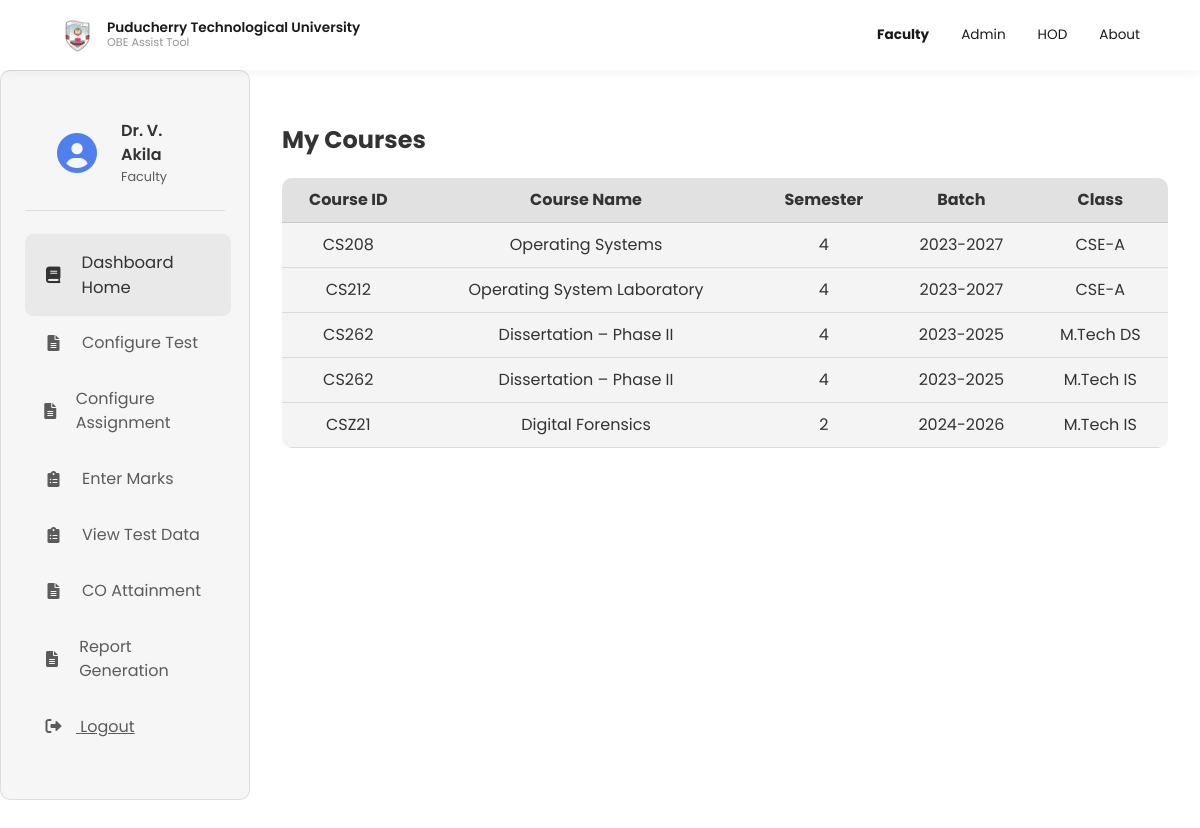
Screenshot of /B/Faculty/new_faculty_dashboard.php (signed in) with the database file from the repository.
### tables this page shows
CREATE TABLE `faculty` (
  `id` varchar(20) NOT NULL,
  `name` varchar(50) NOT NULL,
  `email` varchar(50) NOT NULL,
  `password` varchar(50) DEFAULT NULL,
  `role` varchar(20) NOT NULL
);

CREATE TABLE `faculty_course` (
  `id` int(11) NOT NULL,
  `faculty_id` varchar(20) DEFAULT NULL,
  `course_id` varchar(20) DEFAULT NULL,
  `section` char(1) DEFAULT NULL,
  `type` varchar(10) NOT NULL,
  `batch` varchar(20) NOT NULL
);

CREATE TABLE `course` (
  `code` varchar(20) NOT NULL,
  `name` varchar(50) NOT NULL,
  `credits` decimal(3,1) DEFAULT NULL,
  `no_of_co` int(11) NOT NULL,
  `semester` int(11) NOT NULL,
  `type` varchar(15) NOT NULL,
  `regulation` varchar(10) DEFAULT NULL,
  `course_type` varchar(10) DEFAULT NULL
);

### B/Faculty/new_faculty_dashboard.php (the view, shortened to what this page needs)
<?php
include '../config.php';
$faculty_id = $_SESSION['faculty_id'];
$sql = "SELECT name FROM faculty WHERE id = ?";
$stmt = $conn->prepare($sql);
$stmt->bind_param("i", $faculty_id);
$stmt->execute();
$result = $stmt->get_result();
$row = $result->fetch_assoc();
$faculty_name = $row['name'];
$sql = "SELECT c.code, c.name, c.semester, fc.section, fc.id AS fc_id, c.type, fc.batch
        FROM faculty_course fc
        JOIN course c ON fc.course_id = c.code and fc.type = c.type
        WHERE fc.faculty_id = ?";
$stmt = $conn->prepare($sql);
$stmt->bind_param("i", $faculty_id);
$stmt->execute();
$courses = $stmt->get_result();
$courses_data = [];
while ($row = $courses->fetch_assoc()) {
    $courses_data[] = $row;
}
?>
<!DOCTYPE html>
<html lang="en">
<head>
    <link rel="stylesheet" href="https://cdnjs.cloudflare.com/ajax/libs/font-awesome/6.0.0-beta3/css/all.min.css">
    <link rel="stylesheet" href="../navbar.css">
    <link rel="stylesheet" href="new_faculty_dashboard.css">
</head>
<body>
    <?php include '../navbar.php'; ?>
    <div class="faculty-dashboard">
        <div class="dashboard-sidebar">
            <div class="faculty-profile">
                <div class="faculty-icon">
                    <i class="fas fa-user-circle"></i>
                </div>
                <div class="faculty-info">
                    <span class="faculty-name"><?php echo htmlspecialchars($faculty_name); ?></span>
                    <span class="faculty-role">Faculty</span>
                </div>
            </div>
            <div class="sidebar-menu">
                <ul>
                    <li data-section="mapped-courses" class="active">
                        <i class="fas fa-book"></i>
                        <span>Dashboard Home</span>
                    </li>
                    <li data-section="test-upload">
                        <i class="fas fa-file-alt"></i>
                        <span>Configure Test</span>
                    </li>
                    <li data-section="assignment-upload">
                        <i class="fas fa-file-alt"></i>
                        <span>Configure Assignment</span>
                    </li>
                    <li data-section="student-marks">
                        <i class="fas fa-clipboard-list"></i>
                        <span>Enter Marks</span>
                    </li>
                    <li data-section="view-progress">
                        <i class="fas fa-clipboard-list"></i>
                        <span>View Test Data</span>
                    </li>
                    <li data-section="co-attainment">
                        <i class="fas fa-file-alt"></i>
                        <span>CO Attainment</span>
                    </li>
                    <li data-section="report-generation">
                        <i class="fas fa-file-alt"></i>
                        <span>Report Generation</span>
                    </li>
                    <li id="logout-menu-item" class="sidebar-menu-item">
                        <a href="#" style="color: inherit;">
                            <i class="fas fa-sign-out-alt" style="margin-right: 10px;"></i>
                            <span>Logout</span>
                        </a>
                    </li>
                </ul>
            </div>
        </div>
        <div class="dashboard-content">
            <section id="mapped-courses" class="section active">
                <h1>My Courses</h1>
                <div class="courses-container">
                    <table id="courses-table">
                        <thead>
                            <tr>
                                <th>Course ID</th>
                                <th>Course Name</th>
                                <th>Semester</th>
                                <th>Batch</th>
                                <th>Class</th>
                            </tr>
                        </thead>
                        <tbody>
                            <?php foreach ($courses_data as $row) { ?>
                                <tr>
                                    <td><?php echo htmlspecialchars($row['code']); ?></td>
                                    <td><?php echo htmlspecialchars($row['name']); ?></td>
                                    <td><?php echo htmlspecialchars($row['semester']); ?></td>
                                    <td><?php echo htmlspecialchars($row['batch']); ?></td>
                                    <td>
                                        <?php
                                        if ($row['type'] === "B.Tech") {
                                            echo "CSE-" . htmlspecialchars($row['section']);
                                        } else {
                                            echo htmlspecialchars($row['type']);
                                        }
                                        ?>
                                    </td>
                                </tr>
                            <?php } ?>
                        </tbody>
                    </table>
                </div>
            </section>
        </div>
    </div>
</body>
</html>

### B/Faculty/new_faculty_dashboard.css (style rules this page uses)
:root { --dashboard-height: calc(100vh - 70px); --card-padding: 1.5rem; --border-radius: 10px; --transition-speed: 0.2s; --navbar-height: 70px; --accent-color: rgba(37, 99, 235, 0.8); --text-primary: #333333; --text-secondary: rgba(26, 26, 26, 0.7); --border-color: rgba(0, 0, 0, 0.1); --background-primary: rgba(244, 244, 244, 0.8); --background-secondary: rgba(200, 200, 200, 0.2); --danger-color: #ef4444; --success-color: #22c55e; --warning-color: #f59e0b; --info-color: #3b82f6; --shadow-sm: 0 1px 2px rgba(0, 0, 0, 0.05); --shadow-md: 0 4px 6px rgba(0, 0, 0, 0.1); --shadow-lg: 0 10px 15px rgba(0, 0, 0, 0.1); }
body { margin: 0; padding: 0; min-height: 100vh; font-family: 'Poppins', sans-serif; color: var(--text-primary); background-color: #ffffff; line-height: 1.5; box-sizing: border-box; overflow-x: hidden; }
.container, .dashboard-sidebar, .test-upload-container, .marks-entry-container, .test-cat-container, .assignment-cat-container { background: var(--background-primary); border-radius: var(--border-radius); padding: var(--card-padding); border: 1px solid var(--border-color); }
.faculty-dashboard { display: flex; min-height: calc(100vh - var(--navbar-height)); margin-top: var(--navbar-height); position: relative; width: 100%; box-sizing: border-box; overflow-x: hidden; max-width: 100vw; }
.dashboard-sidebar { width: 250px; height: calc(100vh - var(--navbar-height)); position: fixed; left: 0; z-index: 10; overflow-y: auto; background: var(--background-primary); backdrop-filter: blur(10px); box-sizing: border-box; }
.dashboard-content { flex-grow: 1; padding: 2rem; margin-left: 250px; min-height: calc(100vh - var(--navbar-height)); overflow-y: auto; width: calc(100% - 250px); box-sizing: border-box; max-width: calc(100vw - 250px); }
.faculty-profile { display: flex; align-items: center; padding: 1.5rem; margin-bottom: 1.5rem; border-bottom: 1px solid var(--border-color); }
.faculty-icon { display: flex; align-items: center; justify-content: center; width: 60px; height: 60px; border-radius: 50%; margin-right: 1rem; }
.faculty-icon i { font-size: 2.5rem; color: var(--accent-color); }
.faculty-info { display: flex; flex-direction: column; }
.faculty-name { font-weight: 600; color: var(--text-primary); }
.faculty-role { font-size: 0.8rem; color: rgba(26, 26, 26, 0.7); }
.sidebar-menu ul { list-style: none; padding: 0; }
.sidebar-menu ul li { display: flex; align-items: center; gap: 1rem; padding: 1rem; cursor: pointer; border-radius: 8px; color: rgba(26, 26, 26, 0.7); transform-origin: left center; transition: all var(--transition-speed) ease; }
.sidebar-menu ul li i { width: 25px; text-align: center; }
.sidebar-menu ul li:hover, .sidebar-menu ul li.active { background: rgba(0,0,0,0.05); color: var(--text-primary); transform: scale(1.03); }
table { width: 100%; border-collapse: separate; border-spacing: 0; background-color: var(--background-secondary); border-radius: 10px; overflow: hidden; }
th, td { padding: 10px; text-align: center; border-bottom: 1px solid var(--border-color); }
thead { background-color: rgba(180, 180, 180, 0.3); color: var(--text-primary); }
.section { display: none; opacity: 0; transform: scale(0.9); transition: all 0.3s ease; }
.section.active { display: block; opacity: 1; transform: scale(1); }

### rows the page displays
faculty: name "Dr. V. Akila"
faculty_course: course.code "CS208", course.name "Operating Systems", course.semester "4", batch "2023-2027", section "A"
faculty_course: course.code "CS212", course.name "Operating System Laboratory", course.semester "4", batch "2023-2027", section "A"
faculty_course: course.code "CS262", course.name "Dissertation – Phase II", course.semester "4", batch "2023-2025", course.type "M.Tech DS"
faculty_course: course.code "CS262", course.name "Dissertation – Phase II", course.semester "4", batch "2023-2025", course.type "M.Tech IS"
faculty_course: course.code "CSZ21", course.name "Digital Forensics", course.semester "2", batch "2024-2026", course.type "M.Tech IS"
